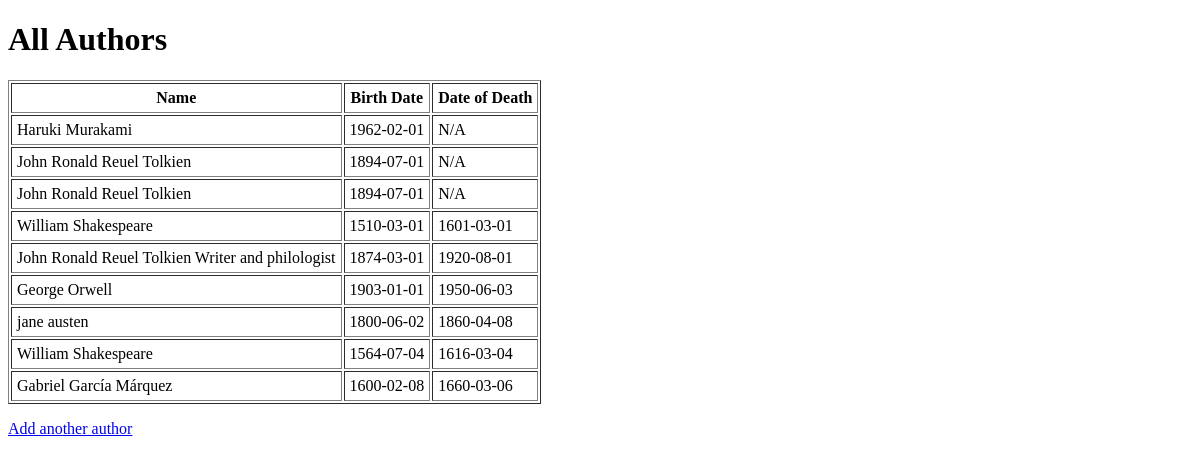
Page /authors on the earlier database version.
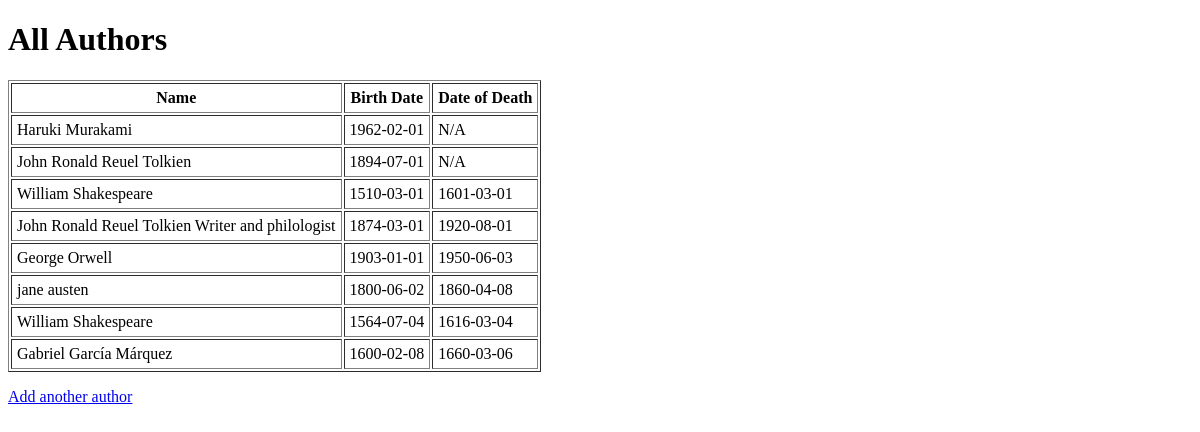
Same page on the later database version.
### data_models.py (models this page shows, shortened)
class Author(db.Model):
    __tablename__ = 'authors'
    id = db.Column(db.Integer, primary_key=True, autoincrement=True)
    name = db.Column(db.String(120), nullable=False)
    birth_date = db.Column(db.Date, nullable=False)
    date_of_death = db.Column(db.Date, nullable=True)

### app.py (the view)
@app.route('/authors')
def list_authors():
    authors = Author.query.all()
    return render_template('authors.html', authors=authors)

### templates/authors.html (shortened to what this page needs)
<!DOCTYPE html>
<html>
<head>
</head>
<body>
    <h1>All Authors</h1>
    <table border="1" cellpadding="5">
        <tr>
            <th>Name</th>
            <th>Birth Date</th>
            <th>Date of Death</th>
        </tr>
        {% for author in authors %}
        <tr>
            <td>{{ author.name }}</td>
            <td>{{ author.birth_date }}</td>
            <td>{{ author.date_of_death or "N/A" }}</td>
        </tr>
        {% endfor %}
    </table>
    <p><a href="{{ url_for('add_author') }}">Add another author</a></p>
</body>
</html>

Differences in the rows shown:
removed Author: name "John Ronald Reuel Tolkien", birth_date "1894-07-01", date_of_death "N/A"
